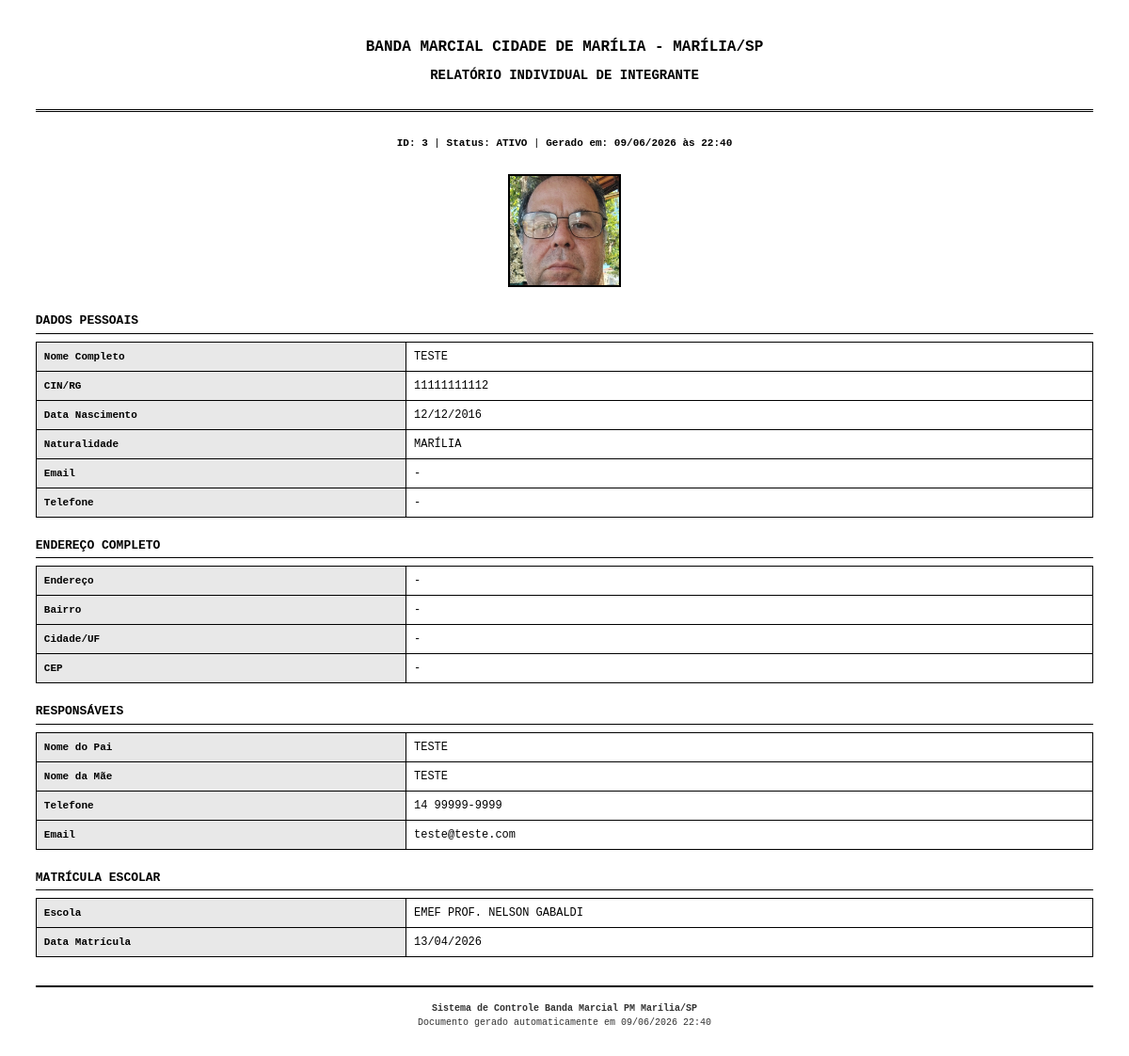
The page /admin/relatorio-aluno/3 (signed in) on the database its author committed.
### app/models.py (models this page shows)
class Aluno(db.Model):
    id = db.Column(db.Integer, primary_key=True)
    nome = db.Column(db.String(200), nullable=False)
    data_nascimento = db.Column(db.Date, nullable=True)
    naturalidade = db.Column(db.String(100))
    cin_rg = db.Column(db.String(20), unique=True)
    email = db.Column(db.String(150))
    telefone = db.Column(db.String(20))
    cep = db.Column(db.String(10))
    endereco = db.Column(db.String(300))
    bairro = db.Column(db.String(100))
    cidade = db.Column(db.String(100))
    estado = db.Column(db.String(2))
    foto_path = db.Column(db.String(500))
    ativo = db.Column(db.Boolean, default=True)
    numero = db.Column(db.String(20))
    complemento = db.Column(db.String(200))
    funcao_id = db.Column(db.Integer, db.ForeignKey('funcao_banda.id'))
    funcao = db.relationship('FuncaoBanda', backref='alunos')
    created_at = db.Column(db.DateTime, default=datetime.utcnow)
    data_entrada_banda = db.Column(db.Date, nullable=True)
    data_desligamento_banda = db.Column(db.Date, nullable=True)
    responsaveis = db.relationship('Responsavel', backref='aluno', lazy=True, cascade='all, delete-orphan')
    uniforme = db.relationship('Uniforme', backref='aluno', lazy=True, cascade='all, delete-orphan')
    presencas = db.relationship('Presenca', backref='aluno', lazy=True, cascade='all, delete-orphan')
    instrumentos = db.relationship('AlunoInstrumento', backref='aluno', lazy=True, cascade='all, delete-orphan')
    escolas = db.relationship('AlunoEscola', backref='aluno', lazy=True, cascade='all, delete-orphan')
    autorizacoes_foto = db.relationship(
        'AutorizacaoFotoMenor',
        back_populates='aluno',
        lazy='dynamic',
        cascade='all, delete-orphan',
    )

class Responsavel(db.Model):
    id = db.Column(db.Integer, primary_key=True)
    aluno_id = db.Column(db.Integer, db.ForeignKey('aluno.id'), nullable=False)
    nome_pai = db.Column(db.String(200))
    nome_mae = db.Column(db.String(200))
    telefone = db.Column(db.String(20))
    email = db.Column(db.String(150))
    endereco = db.Column(db.String(300))

class AlunoEscola(db.Model):
    id = db.Column(db.Integer, primary_key=True)
    aluno_id = db.Column(db.Integer, db.ForeignKey('aluno.id'), nullable=False)
    escola_id = db.Column(db.Integer, db.ForeignKey('escola.id'), nullable=False)
    data_matricula = db.Column(db.Date, default=datetime.utcnow().date)

class Escola(db.Model):
    id = db.Column(db.Integer, primary_key=True)
    nome = db.Column(db.String(200), nullable=False)
    endereco = db.Column(db.String(300))
    alunos = db.relationship('AlunoEscola', backref='escola', lazy=True)

### app/routes.py (the view)
@main_bp.route("/admin/relatorio-aluno/<int:aluno_id>")
@login_required
def relatorio_aluno(aluno_id):
    aluno = Aluno.query.options(
        db.joinedload(Aluno.responsaveis),
        db.joinedload(Aluno.escolas).joinedload(AlunoEscola.escola)
    ).get_or_404(aluno_id)
    data_geracao = datetime.now()
    return render_template("relatorio_aluno_individual_profissional.html",
                           aluno=aluno,
                           data_geracao=data_geracao)

### app/__init__.py (called while the page is built)
@login_manager.user_loader
def load_user(user_id):
    from .models import User
    return User.query.get(int(user_id))

### app/utils.py (called while the page is built)
def obter_todas_configuracoes():
    configs = SistemaConfig.query.all()
    return {config.key: config.value for config in configs}

### templates/relatorio_aluno_individual_profissional.html (shortened to what this page needs)
<!DOCTYPE html>
<html lang="pt-br">
<head>
</head>
<body onload="window.print()">
  <div class="header">
    <h1>Banda MARCIAL CIDADE DE MARÍLIA - Marília/SP</h1>
    <h2>RELATÓRIO INDIVIDUAL DE INTEGRANTE</h2>
  </div>
  <div class="info-top" style="text-align: center; font-size: 11px; margin-bottom: 25px;">
    <strong>ID: {{ aluno.id }}</strong> | <strong>Status: {{ 'ATIVO' if aluno.ativo else 'INATIVO' }}</strong> |
    <strong>Gerado em: {{ data_geracao.strftime('%d/%m/%Y às %H:%M') }}</strong>
  </div>
  <div class="foto">
    {% if aluno.foto_path %}
      <img src="{{ url_for('static', filename=aluno.foto_path) }}" alt="Foto do integrante">
    {% else %}
      <div style="width: 120px; height: 160px; border: 2px solid black; background: #f0f0f0; display: flex; align-items: center; justify-content: center; font-weight: bold; font-size: 14px;">
        SEM FOTO
      </div>
    {% endif %}
  </div>
  <div class="dados-pessoais">
    <div class="section-title">DADOS PESSOAIS</div>
    <table>
      <tr><th>Nome Completo</th><td>{{ aluno.nome or '-' }}</td></tr>
      <tr><th>CIN/RG</th><td>{{ aluno.cin_rg or '-' }}</td></tr>
      <tr><th>Data Nascimento</th><td>{{ aluno.data_nascimento.strftime('%d/%m/%Y') if aluno.data_nascimento else '-' }}</td></tr>
      <tr><th>Naturalidade</th><td>{{ aluno.naturalidade or '-' }}</td></tr>
      <tr><th>Email</th><td>{{ aluno.email or '-' }}</td></tr>
      <tr><th>Telefone</th><td>{{ aluno.telefone or '-' }}</td></tr>
    </table>
  </div>
  <div class="endereco">
    <div class="section-title">ENDEREÇO COMPLETO</div>
    <table>
      <tr><th>Endereço</th><td>{{ aluno.endereco or '-' }}{% if aluno.numero %}, {{ aluno.numero }}{% endif %}{% if aluno.complemento %} - {{ aluno.complemento }}{% endif %}</td></tr>
      <tr><th>Bairro</th><td>{{ aluno.bairro or '-' }}</td></tr>
      <tr><th>Cidade/UF</th><td>{{ aluno.cidade or '-' }}{% if aluno.estado %}/{{ aluno.estado }}{% endif %}</td></tr>
      <tr><th>CEP</th><td>{{ aluno.cep or '-' }}</td></tr>
    </table>
  </div>
  {% if aluno.responsaveis %}
  <div class="responsavel">
    <div class="section-title">RESPONSÁVEIS</div>
    {% for resp in aluno.responsaveis %}
    <table style="margin-bottom: 10px;">
      <tr><th>Nome do Pai</th><td>{{ resp.nome_pai or '-' }}</td></tr>
      <tr><th>Nome da Mãe</th><td>{{ resp.nome_mae or '-' }}</td></tr>
      <tr><th>Telefone</th><td>{{ resp.telefone or '-' }}</td></tr>
      <tr><th>Email</th><td>{{ resp.email or '-' }}</td></tr>
    </table>
    {% endfor %}
  </div>
  {% endif %}
  {% if aluno.escolas %}
  <div class="escola">
    <div class="section-title">MATRÍCULA ESCOLAR</div>
    <table>
      {% for ae in aluno.escolas %}
      <tr><th>Escola</th><td>{{ ae.escola.nome or '-' }}</td></tr>
      <tr><th>Data Matrícula</th><td>{{ ae.data_matricula.strftime('%d/%m/%Y') if ae.data_matricula else '-' }}</td></tr>
      {% endfor %}
    </table>
  </div>
  {% endif %}
  <div class="rodape">
    <strong>Sistema de Controle Banda Marcial PM Marília/SP</strong><br>
    Documento gerado automaticamente em {{ data_geracao.strftime('%d/%m/%Y %H:%M') }}
  </div>
</body>
</html>

### templates/relatorio_aluno_individual_profissional.html (style rules this page uses)
* { margin: 0; padding: 0; box-sizing: border-box; }
body { font-family: 'Courier New', Courier, monospace; font-size: 12px; line-height: 1.5; color: black; background: white; margin: 1cm; }
.header { text-align: center; margin-bottom: 25px; border-bottom: 3px double black; padding-bottom: 15px; }
.header h1 { font-size: 16px; font-weight: bold; text-transform: uppercase; margin-bottom: 8px; }
.header h2 { font-size: 14px; margin-bottom: 10px; }
.info-top { margin-bottom: 25px; font-size: 11px; }
.dados-pessoais, .endereco, .responsavel, .escola { margin-bottom: 20px; }
.section-title { font-weight: bold; font-size: 13px; text-transform: uppercase; margin-bottom: 8px; border-bottom: 1px solid black; padding-bottom: 3px; }
table { width: 100%; border-collapse: collapse; margin-bottom: 15px; }
th, td { border: 1px solid black; padding: 6px 8px; text-align: left; }
th { background-color: #e8e8e8; font-weight: bold; width: 35%; font-size: 11px; }
.foto { text-align: center; margin: 20px 0; }
.foto img { max-width: 120px; max-height: 160px; border: 2px solid black; }
.rodape { text-align: center; font-size: 10px; margin-top: 30px; border-top: 2px solid black; padding-top: 15px; color: #333; }

### rows shown on the page
Aluno: id "3", ativo "ATIVO", foto_path (picture), nome "TESTE", cin_rg "11111111112", data_nascimento "12/12/2016", naturalidade "MARÍLIA", email "-", telefone "-", endereco "-", bairro "-", cidade "-", cep "-"
Responsavel: nome_pai "TESTE", nome_mae "TESTE", telefone "14 99999-9999", email "teste@teste.com"
AlunoEscola: escola "EMEF PROF. NELSON GABALDI", data_matricula "13/04/2026"
